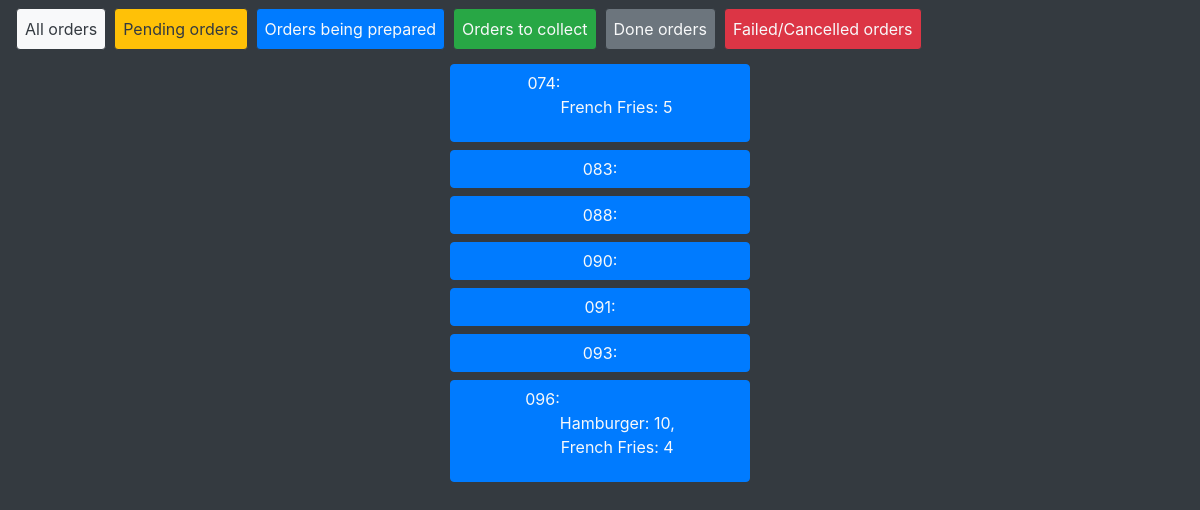
The page /ordersys/orders/prepare/ (signed in) on the database its author committed.
### ordersys/models.py (models this page shows, shortened)
class Order(models.Model):
    ordered_items = models.ManyToManyField(Product, through='ProductAmount')
    date_ordered = models.DateTimeField("Ordered", auto_now=True)
    status = models.CharField(max_length=12, default="Pending")
    cost = models.DecimalField(max_digits=8, decimal_places=2, default=0)
    def print_ordered_items_products_amounts(self):
        end = ''
        for product_amount in ProductAmount.objects.filter(order=self):
            end += '\n{}: {}, '.format(product_amount.product.name, product_amount.amount)
        return end[:-2]
    def define_shown_id(self):
        if self.id<10:
            return '00{}'.format(self.id)
        elif self.id<100:
            return '0{}'.format(self.id)
        elif self.id<1000:
            return str(self.id)
        else:
            return str(self.id)[-3:]
    def __str__(self):
        return self.define_shown_id()

class ProductAmount(models.Model):
    order = models.ForeignKey(Order, on_delete=models.CASCADE)
    product = models.ForeignKey(Product, on_delete=models.CASCADE)
    amount = models.PositiveIntegerField()

class Product(models.Model):
    name = models.CharField(max_length=32)
    recipe = models.ManyToManyField(Ingredient, through='IngredientAmount')
    cost = models.DecimalField(max_digits=5, decimal_places=2, default=0)

### ordersys/views.py (the view)
# urls.py: path('orders/prepare/', views.PrepareOrdersView.as_view(), name='prepare'),
class PrepareOrdersView(OrdersView):
    def get_queryset(self):
        return Order.objects.filter(status='Prepare').all()

### ordersys/templates/ordersys/orders.html (shortened to what this page needs)
{% extends 'ordersys/base.html'%}
{% block content %}
    {% if orders_list %}
        {% for order in orders_list %}
            {% if order.status == "Pending" %}
                <form action="{% url 'ordersys:start_preparing' order.id%}" method="post" class="d-flex justify-content-center">
                    {% csrf_token %}
                    <button type="submit" class="btn btn-warning w-25 d-flex mt-2 mb-0 justify-content-center">{{order}}:{{order.print_ordered_items_products_amounts|linebreaks}}</button>
                </form>
            {% elif order.status == "Prepare" %}
                <form action="{% url 'ordersys:finish_preparing' order.id%}" method="post" class="d-flex justify-content-center">
                    <button type="submit" class="btn btn-primary w-25 d-flex mt-2 mb-0 justify-content-center text-light">{{order}}:{{order.print_ordered_items_products_amounts|linebreaks}}</button>
                </form>
            {% elif order.status == "Done" %}
                <div class="d-flex justify-content-center">
                    <button type="submit" class="btn btn-secondary w-25 d-flex justify-content-center mt-2 mb-0 text-light">{{order}}:{{order.print_ordered_items_products_amounts|linebreaks}}</p>
                </div>
            {% else %}
                <div class="d-flex justify-content-center">
                    <button type="submit" class="btn btn-danger d-flex w-25 justify-content-center mt-2 mb-0 text-light">{{order}}:{{order.print_ordered_items_products_amounts|linebreaks}}</p>
                </div>
            {% endif %}
        {% endfor %}
    {% endif %}
{% endblock %}

### rows shown on the page
Order: id "074", print_ordered_items_products_amounts "French Fries: 5"
Order: id "083"
Order: id "088"
Order: id "090"
Order: id "091"
Order: id "093"
Order: id "096", print_ordered_items_products_amounts "Hamburger: 10, French Fries: 4"
